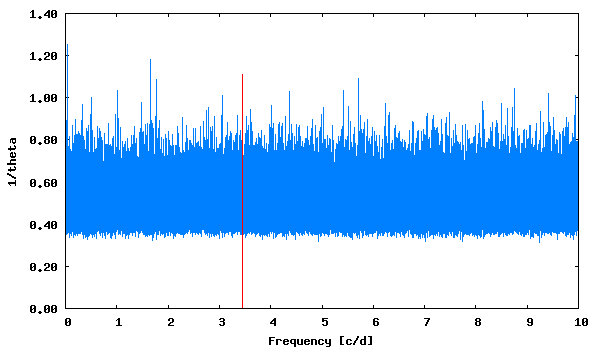

Write the gnuplot code that produced this figure.
set term png size 600,350 medium
set colors classic
set output "phase_lc_3.lk.png"
set xlabel "Frequency [c/d]"
set ylabel "1/theta"
set format y "%5.2f"
plot [] "lk.periodogram" using 1:2 with lines linecolor 3 title "", "<echo '3.449695  1.11'" with impulses linecolor 1 title ""
 
